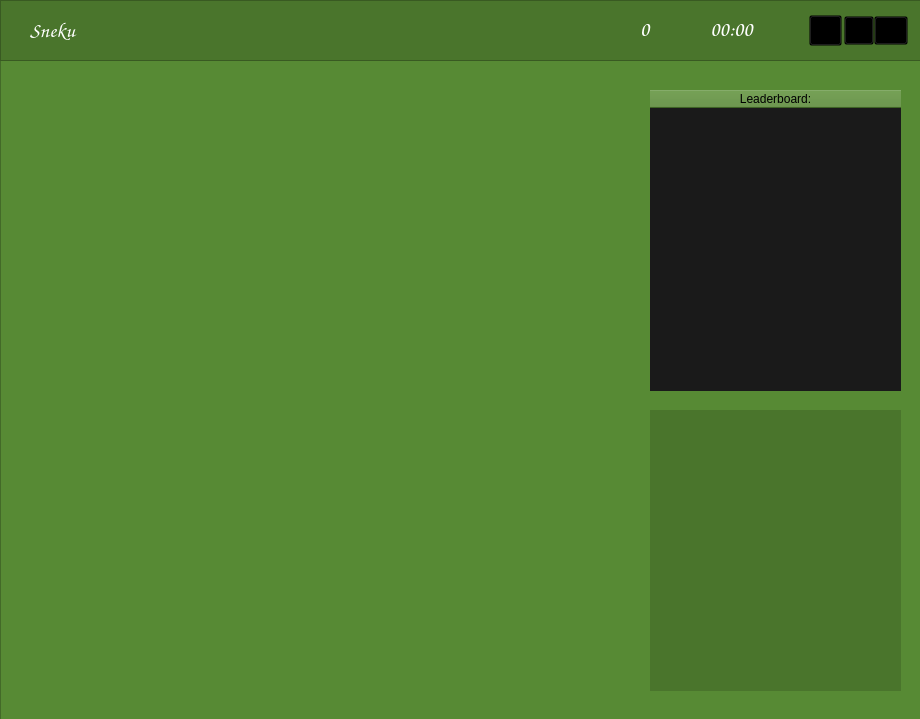
<?xml version="1.0" encoding="UTF-8"?>
<ui version="4.0">
 <class>SnekuMain</class>
 <widget class="QMainWindow" name="SnekuMain">
  <property name="geometry">
   <rect>
    <x>0</x>
    <y>0</y>
    <width>920</width>
    <height>719</height>
   </rect>
  </property>
  <property name="windowTitle">
   <string>MainWindow</string>
  </property>
  <widget class="QWidget" name="centralwidget">
   <widget class="QFrame" name="main_frame">
    <property name="geometry">
     <rect>
      <x>0</x>
      <y>0</y>
      <width>921</width>
      <height>741</height>
     </rect>
    </property>
    <property name="styleSheet">
     <string notr="true">background-color: rgb(87, 138, 52);</string>
    </property>
    <property name="frameShape">
     <enum>QFrame::StyledPanel</enum>
    </property>
    <property name="frameShadow">
     <enum>QFrame::Raised</enum>
    </property>
    <widget class="QFrame" name="top_frame">
     <property name="geometry">
      <rect>
       <x>0</x>
       <y>0</y>
       <width>921</width>
       <height>61</height>
      </rect>
     </property>
     <property name="styleSheet">
      <string notr="true">background-color: rgb(74, 117, 44);</string>
     </property>
     <property name="frameShape">
      <enum>QFrame::StyledPanel</enum>
     </property>
     <property name="frameShadow">
      <enum>QFrame::Raised</enum>
     </property>
     <widget class="QPushButton" name="exit_btn">
      <property name="geometry">
       <rect>
        <x>874</x>
        <y>16</y>
        <width>34</width>
        <height>29</height>
       </rect>
      </property>
      <property name="styleSheet">
       <string notr="true">background-color: transparent;</string>
      </property>
      <property name="text">
       <string/>
      </property>
      <property name="icon">
       <iconset>
        <normaloff>../images/exit.png</normaloff>../images/exit.png</iconset>
      </property>
      <property name="iconSize">
       <size>
        <width>16</width>
        <height>16</height>
       </size>
      </property>
     </widget>
     <widget class="QPushButton" name="sound_btn">
      <property name="geometry">
       <rect>
        <x>844</x>
        <y>16</y>
        <width>30</width>
        <height>29</height>
       </rect>
      </property>
      <property name="styleSheet">
       <string notr="true">background-color: transparent;</string>
      </property>
      <property name="text">
       <string/>
      </property>
      <property name="icon">
       <iconset>
        <normaloff>../images/sound.png</normaloff>../images/sound.png</iconset>
      </property>
      <property name="iconSize">
       <size>
        <width>20</width>
        <height>20</height>
       </size>
      </property>
     </widget>
     <widget class="QPushButton" name="back_btn">
      <property name="geometry">
       <rect>
        <x>809</x>
        <y>15</y>
        <width>33</width>
        <height>31</height>
       </rect>
      </property>
      <property name="styleSheet">
       <string notr="true">background-color: transparent;</string>
      </property>
      <property name="text">
       <string/>
      </property>
      <property name="icon">
       <iconset>
        <normaloff>../images/back.png</normaloff>../images/back.png</iconset>
      </property>
      <property name="iconSize">
       <size>
        <width>20</width>
        <height>20</height>
       </size>
      </property>
     </widget>
     <widget class="QLabel" name="title">
      <property name="geometry">
       <rect>
        <x>30</x>
        <y>20</y>
        <width>61</width>
        <height>21</height>
       </rect>
      </property>
      <property name="font">
       <font>
        <family>Comic Sans MS</family>
        <pointsize>16</pointsize>
        <weight>75</weight>
        <bold>true</bold>
       </font>
      </property>
      <property name="styleSheet">
       <string notr="true">color: rgb(255, 255, 255);</string>
      </property>
      <property name="text">
       <string>Sneku</string>
      </property>
     </widget>
     <widget class="QLabel" name="time_lbl">
      <property name="geometry">
       <rect>
        <x>696</x>
        <y>14</y>
        <width>71</width>
        <height>31</height>
       </rect>
      </property>
      <property name="font">
       <font>
        <family>Comic Sans MS</family>
        <pointsize>16</pointsize>
        <weight>75</weight>
        <bold>true</bold>
       </font>
      </property>
      <property name="styleSheet">
       <string notr="true">color: rgb(255, 255, 255);</string>
      </property>
      <property name="text">
       <string>00:00</string>
      </property>
      <property name="alignment">
       <set>Qt::AlignCenter</set>
      </property>
     </widget>
     <widget class="QLabel" name="score_lbl">
      <property name="geometry">
       <rect>
        <x>640</x>
        <y>14</y>
        <width>51</width>
        <height>31</height>
       </rect>
      </property>
      <property name="font">
       <font>
        <family>Comic Sans MS</family>
        <pointsize>16</pointsize>
        <weight>75</weight>
        <bold>true</bold>
       </font>
      </property>
      <property name="styleSheet">
       <string notr="true">color: rgb(255, 255, 255);</string>
      </property>
      <property name="text">
       <string>0</string>
      </property>
     </widget>
     <widget class="QLabel" name="logo1">
      <property name="geometry">
       <rect>
        <x>610</x>
        <y>16</y>
        <width>21</width>
        <height>25</height>
       </rect>
      </property>
      <property name="font">
       <font>
        <family>Comic Sans MS</family>
        <pointsize>16</pointsize>
        <weight>75</weight>
        <bold>true</bold>
       </font>
      </property>
      <property name="text">
       <string/>
      </property>
      <property name="pixmap">
       <pixmap>../images/apple.png</pixmap>
      </property>
      <property name="scaledContents">
       <bool>true</bool>
      </property>
     </widget>
    </widget>
    <widget class="QTableWidget" name="leaderboard_tbl">
     <property name="geometry">
      <rect>
       <x>650</x>
       <y>90</y>
       <width>251</width>
       <height>301</height>
      </rect>
     </property>
     <property name="styleSheet">
      <string notr="true">QTableView {
    background-color: #1a1a1a; /* Dark background to give a modern look */
    border: none; /* No border for a clean look */
    gridline-color: #333; /* Light grey grid lines for separation */
    selection-background-color: #007bff; /* Blue highlight for selected rows */
}

QTableView::item {
    color: #ffffff; /* White text color for readability */
    border: none; /* No border for cells */
    padding: 8px; /* Increased padding for better spacing */
    text-align: center; /* Center-aligned text for a consistent look */
}

/* Alternate row colors for better readability */
QTableView::item:nth-child(odd) {
    background-color: #2c2c2c; /* Slightly lighter shade for odd rows */
}

QTableView::item:selected {
    background-color: #0056b3; /* Darker blue for a stronger highlight */
}

/* Row highlight for hover effect */
QTableView::item:hover {
    background-color: #0056b3; /* Highlight when hovering */
}

/* Hover effect for non-selected items */
QTableView::item:not(selected):hover {
    background-color: #0069d9; /* Lighter blue highlight on hover */
}

/* Hover effect for selected items */
QTableView::item:selected:hover {
    background-color: #004c99; /* Darker blue highlight on hover */
}</string>
     </property>
     <attribute name="horizontalHeaderStretchLastSection">
      <bool>true</bool>
     </attribute>
     <attribute name="verticalHeaderVisible">
      <bool>false</bool>
     </attribute>
     <column>
      <property name="text">
       <string>Leaderboard:</string>
      </property>
     </column>
    </widget>
    <widget class="QLabel" name="gif_lbl">
     <property name="geometry">
      <rect>
       <x>650</x>
       <y>410</y>
       <width>251</width>
       <height>281</height>
      </rect>
     </property>
     <property name="styleSheet">
      <string notr="true">background-color: rgb(74, 117, 44);</string>
     </property>
     <property name="text">
      <string/>
     </property>
    </widget>
    <widget class="QLabel" name="game_frame">
     <property name="geometry">
      <rect>
       <x>15</x>
       <y>78</y>
       <width>621</width>
       <height>629</height>
      </rect>
     </property>
     <property name="styleSheet">
      <string notr="true"/>
     </property>
     <property name="text">
      <string/>
     </property>
    </widget>
   </widget>
  </widget>
 </widget>
 <resources/>
 <connections/>
</ui>
